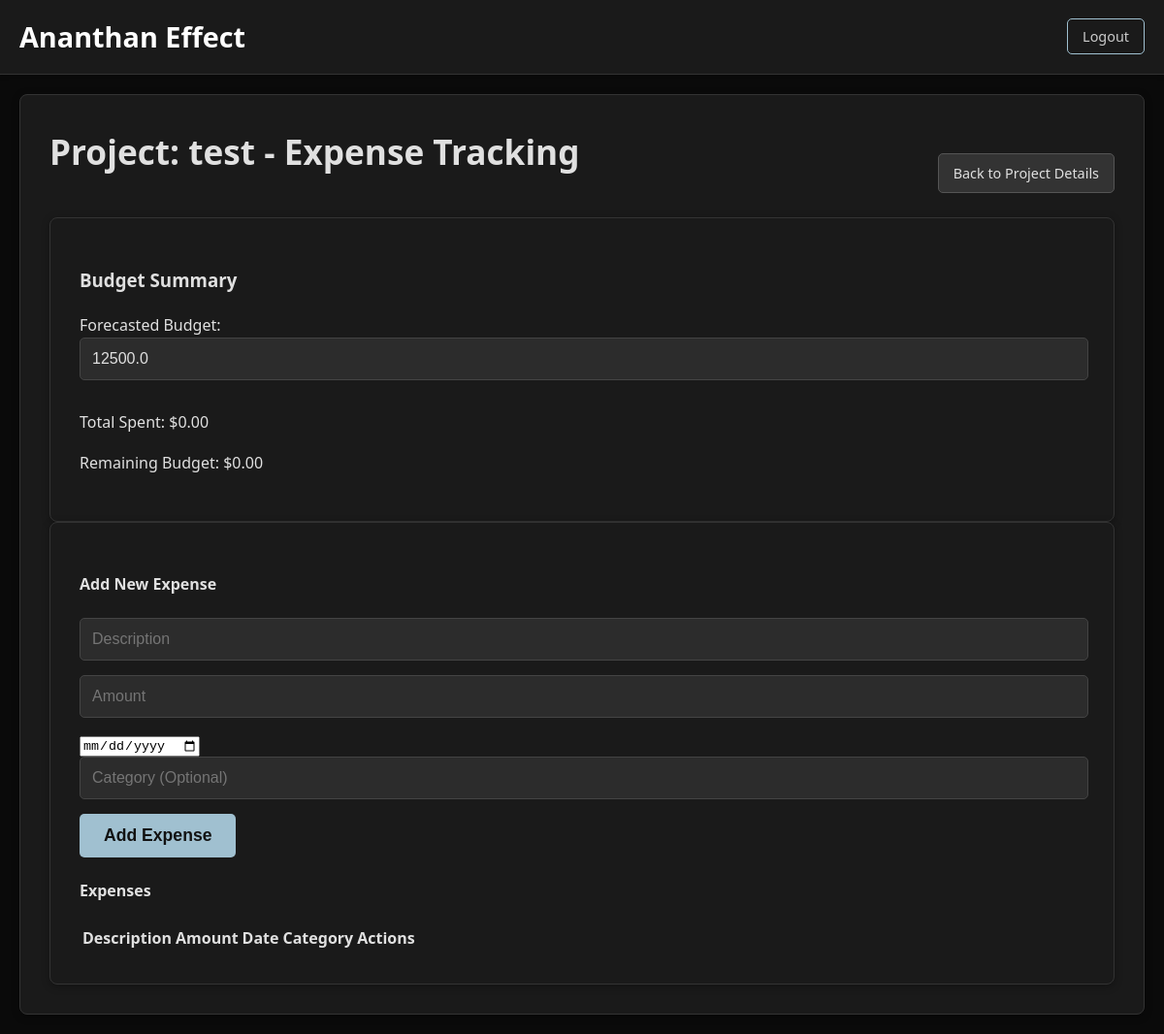
The page /projects/1/expenses_page (signed in) on the database as committed earlier.
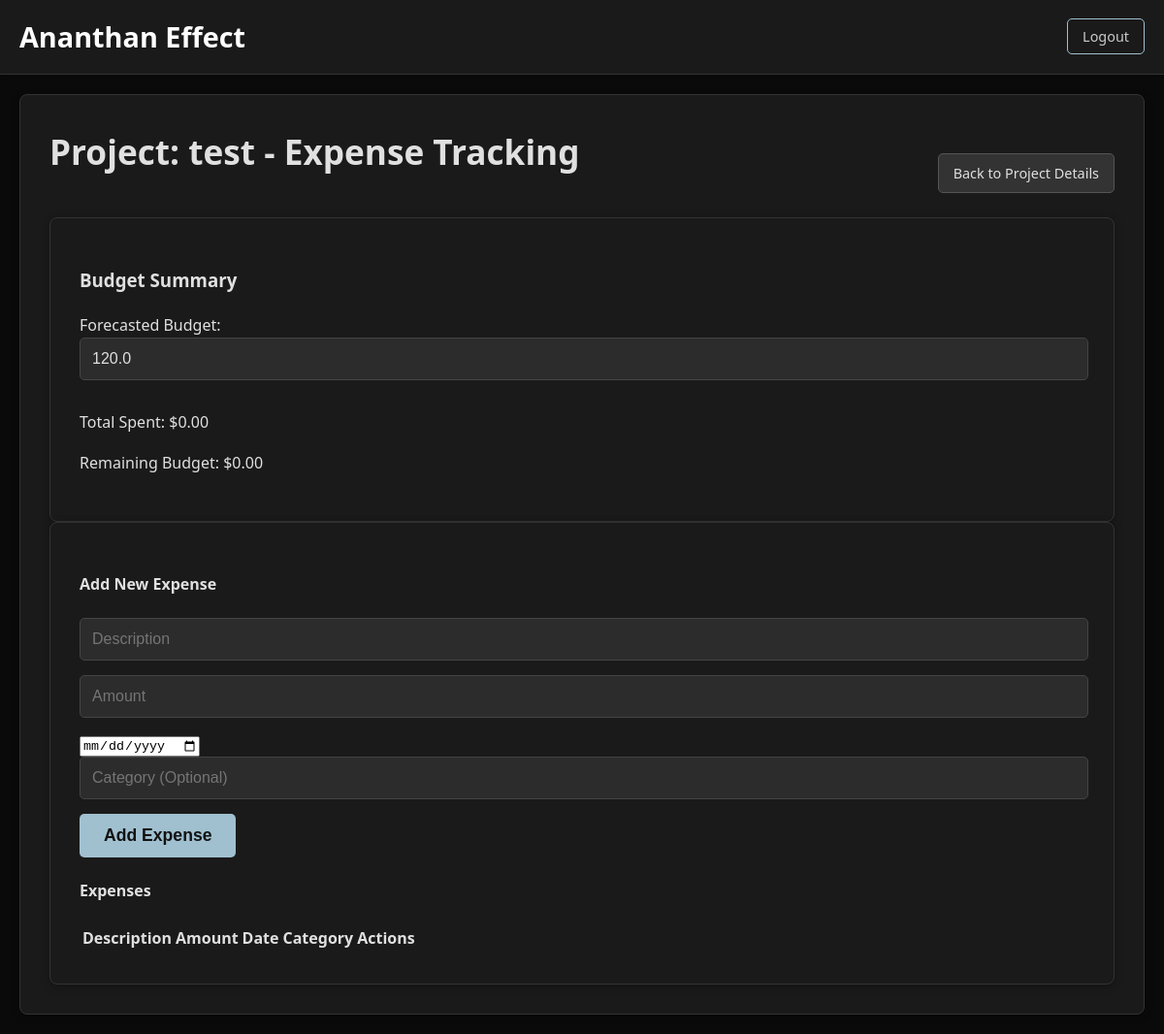
The same page on the database as committed later.
### app.py (models this page shows)
class Project(db.Model):
    id = db.Column(db.Integer, primary_key=True)
    name = db.Column(db.String(100), nullable=False)
    script_file_name = db.Column(db.String(200), nullable=False)
    analysis_json = db.Column(db.Text, nullable=True)
    genre = db.Column(db.String(50), nullable=True) # New column
    logline = db.Column(db.Text, nullable=True) # New column for AI-generated logline
    forecasted_budget = db.Column(db.Float, nullable=True, default=0.0) # New column for forecasted budget
    user_id = db.Column(db.Integer, db.ForeignKey('user.id'), nullable=False)
    expenses = db.relationship('Expense', backref='project', lazy=True)

### app.py (the view)
@app.route("/projects/<int:project_id>/expenses_page")
@login_required
def expenses_page(project_id):
    project = Project.query.get_or_404(project_id)
    if project.author != current_user:
        abort(403) # Forbidden
    return render_template('expenses.html', project=project)

### app.py (called while the page is built)
@login_manager.user_loader
def load_user(user_id):
    return User.query.get(int(user_id))

### templates/expenses.html (shortened to what this page needs)
{% extends "layout.html" %}
{% block content %}
    <div class="container">
        <div class="section">
            <div class="section-header">
                <h2>Project: {{ project.name }} - Expense Tracking</h2>
                <div class="project-actions">
                    <a href="{{ url_for('project_detail', project_id=project.id) }}" class="btn btn-secondary">Back to Project Details</a>
                </div>
            </div>
            <div class="section">
                <h3>Budget Summary</h3>
                <div class="budget-controls">
                    <label for="forecasted_budget">Forecasted Budget:</label>
                    <input type="number" id="forecasted_budget" value="{{ project.forecasted_budget | default(0.0) }}" step="0.01" readonly>
                </div>
                <div class="expense-summary">
                    <p>Total Spent: $<span id="total-spent">0.00</span></p>
                    <p>Remaining Budget: $<span id="remaining-budget">0.00</span></p>
                </div>
            </div>
            <div class="section">
                <h4>Add New Expense</h4>
                <form id="add-expense-form">
                    <input type="text" id="expense-description" placeholder="Description" required>
                    <input type="number" id="expense-amount" placeholder="Amount" step="0.01" required>
                    <input type="date" id="expense-date" required>
                    <input type="text" id="expense-category" placeholder="Category (Optional)">
                    <button type="submit" class="btn btn-primary">Add Expense</button>
                </form>
                <h4>Expenses</h4>
                <table class="expenses-table">
                    <thead>
                        <tr>
                            <th>Description</th>
                            <th>Amount</th>
                            <th>Date</th>
                            <th>Category</th>
                            <th>Actions</th>
                        </tr>
                    </thead>
                </table>
            </div>
        </div>
    </div>
{% endblock %}

Rows that differ between the two databases and show on the page:
changed Project "test": forecasted_budget "12500.0" → "120.0"
